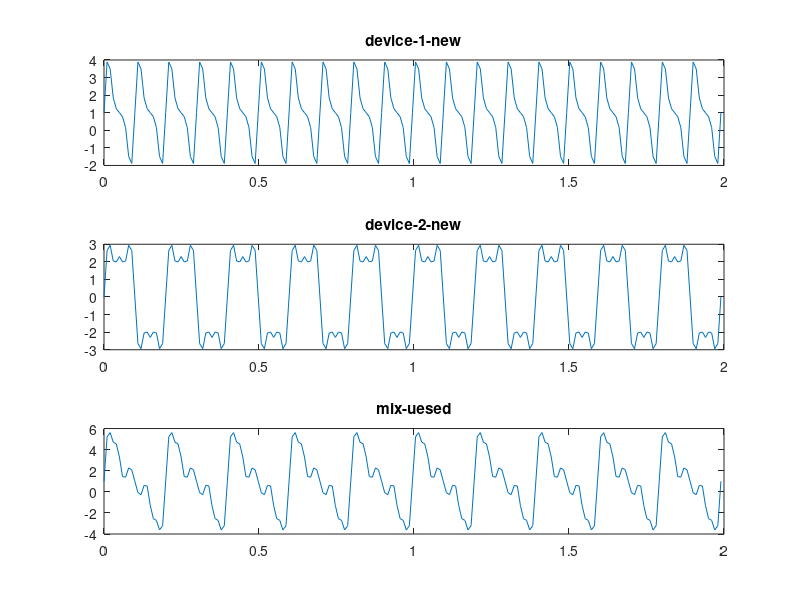
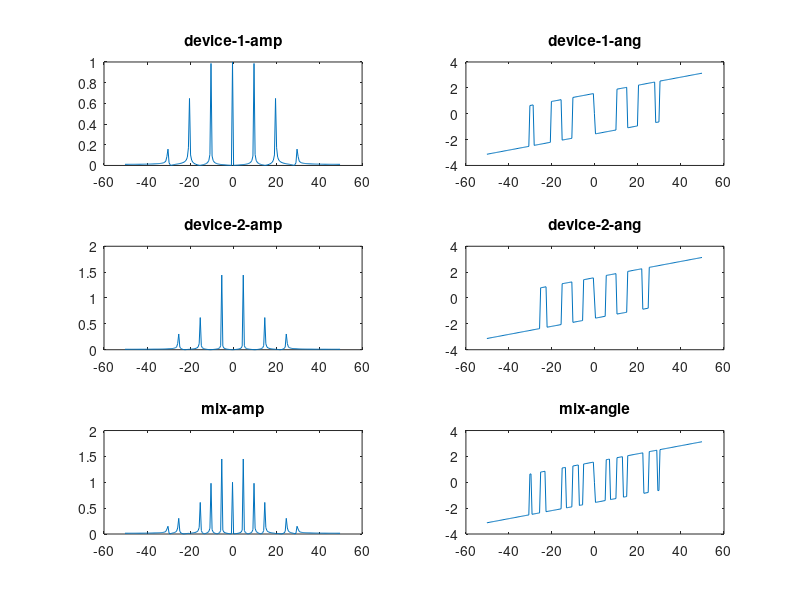
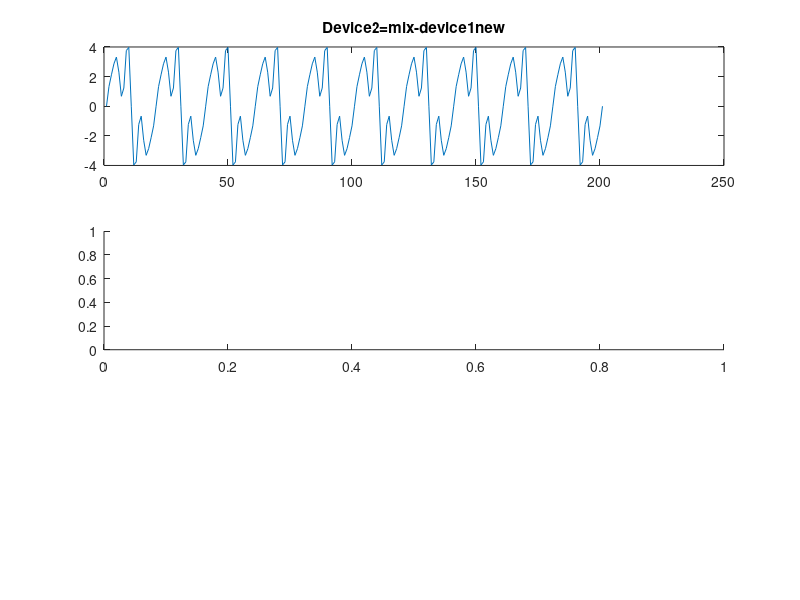

Write the MATLAB code that produced these figures, in order. (Note: this script raises an error after producing the figures.)
clc;clear;close all

%% in time
load("VarFile","device_1_New","device_2_New","mixed_Used");
figure
fs=100.5;
t=0:1/fs:2-1/fs;
subplot(3,1,1);
plot(t,device_1_New);
title('device-1-new');
subplot(3,1,2);
plot(t,device_2_New);
title('device-2-new');
subplot(3,1,3);
plot(t,mixed_Used);
title('mix-uesed');

%% in freqency
L1=length(device_1_New);
L2=length(device_2_New);
L3=length(mixed_Used);


X1=(fftshift(fft(device_1_New,L1)))/L1;
X2=(fftshift(fft(device_2_New,L2)))/L2;
X3=(fftshift(fft(mixed_Used,L3)))/L3;
figure
fs=100.5;
f=-fs/2:fs/L1:fs/2-1/L1; % lenghth of all variable are equal
%Device 1
subplot(3,2,1);
plot(f,abs(X1));
title('device-1-amp');
subplot(3,2,2);
plot(f,angle(X1));
title('device-1-ang');

%Device 2
subplot(3,2,3);
plot(f,abs(X2));
title('device-2-amp');
subplot(3,2,4);
plot(f,angle(X2));
title('device-2-ang');

%Mix
subplot(3,2,5);
plot(f,abs(X3));
title('mix-amp');
subplot(3,2,6);
plot(f,angle(X3));
title('mix-angle');

%% compare mix and devices sound
figure


Device2 = mixed_Used-device_1_New;
subplot(3,1,1);
plot(Device2);
title('Device2=mix-device1new');


subplot(3,1,2);
corrdevice2=CorrCovv(Device2,device_2_New);
plot(corrdevice2);
title('corrolation of device 2'); 

subplot(3,1,3);
plot(Device2);
hold on
plot(device_2_New);
title('Device2 & device2new');

Err2=immse(Device2,device_2_New);


figure
Device1 = mixed_Used-device_2_New;
subplot(3,1,1);
plot(Device1); 
title('Device1=mix-device2new'); 


subplot(3,1,2);
corrdevice1=CorrCovv(Device1,device_1_New);
plot(corrdevice1);
title('corrolation of device 1');

subplot(3,1,3);
plot(Device1);
hold on;
plot(device_1_New);
title('Device1 & device1new');

Err1=immse(Device1,device_1_New);

%% in frequency

%device2
figure
Xf2= X3 - X1;
subplot(3,1,1);
plot(f,abs(Xf2));
title('Device2 = mix - device1new in frequency');

subplot(3,1,2);
plot(f , abs(X2));
title('Device 2 in frequency');

subplot(3,1,3);
plot(f ,  abs(X2));
hold on
plot(f , abs(Xf2));
title('Device2 & device2new in frequency');

%device1
figure
Xf1=X3 - X2;
subplot(3,1,1);
plot(f,abs(Xf1));
title('Device1 = mix - device2new in frequency');

subplot(3,1,2);
plot(f,abs(X1));
title('Device1');

subplot(3,1,3);
plot(f,abs(X1));
hold on
plot(f,abs(Xf1));
title('Device1 & device_1_new in frequency');

Error2=immse(Xf2, X2);
Error1=immse(Xf1 , X1);
